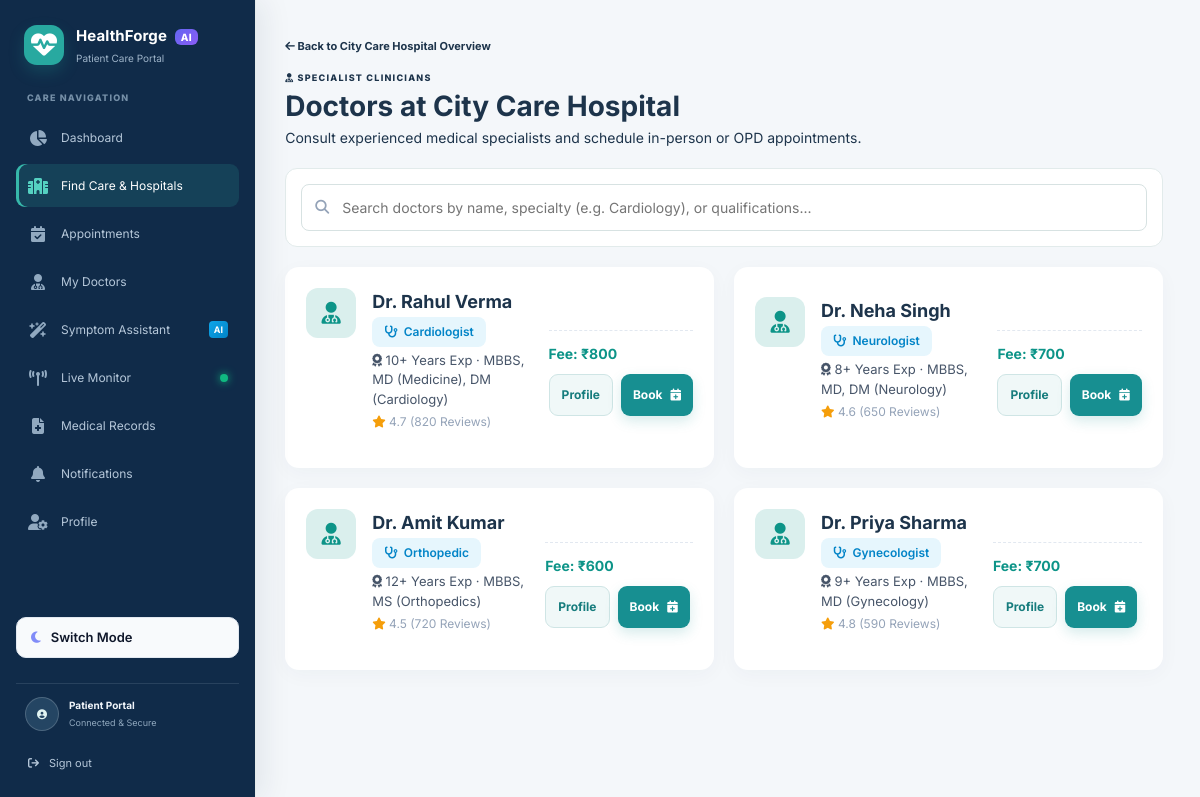
Page /hospital/1/doctors (signed in) on the committed database.
### app/models/hospital.py (models this page shows)
class Hospital(db.Model):
    __tablename__ = "hospitals"
    hospital_id = db.Column(db.Integer, primary_key=True)
    name = db.Column(db.String(150), nullable=False)
    location = db.Column(db.String(255), nullable=True, default="Unknown")
    description = db.Column(db.Text, nullable=True)
    rating = db.Column(db.Float, nullable=True, default=0.0)
    review_count = db.Column(db.Integer, nullable=False, default=0)
    image = db.Column(db.String(255), nullable=True)
    created_at = db.Column(
        db.DateTime,
        nullable=False,
        default=db.func.current_timestamp(),
    )
    doctors = db.relationship(
        "Doctor",
        back_populates="hospital",
    )
    appointments = db.relationship(
        "Appointment",
        back_populates="hospital",
    )
    queue_events = db.relationship(
        "QueueEvent",
        back_populates="hospital",
    )
    ml_predictions = db.relationship(
        "MLPrediction",
        back_populates="hospital",
    )
    beds = db.relationship(
        "Bed",
        back_populates="hospital",
        cascade="all, delete-orphan",
    )

### app/models/doctor.py (models this page shows)
class Doctor(db.Model):
    __tablename__ = "doctors"
    doctor_id = db.Column(db.Integer, primary_key=True)
    hospital_id = db.Column(
        db.Integer,
        db.ForeignKey("hospitals.hospital_id"),
        nullable=False,
        index=True,
    )
    name = db.Column(db.String(100), nullable=False)
    specialization = db.Column(db.String(100), nullable=True, default="General")
    status = db.Column(
        db.String(20),
        nullable=False,
        default="AVAILABLE",
        info={"validators": ["AVAILABLE", "BUSY", "OFFLINE", "ON_LEAVE"]},
    )
    experience = db.Column(db.Integer, nullable=True, default=0)
    qualification = db.Column(db.String(200), nullable=True)
    consultation_fee = db.Column(db.Integer, nullable=True)
    available_days = db.Column(db.String(100), nullable=True)
    timings = db.Column(db.String(100), nullable=True)
    rating = db.Column(db.Float, nullable=True, default=0.0)
    review_count = db.Column(db.Integer, nullable=False, default=0)
    __table_args__ = (
        db.CheckConstraint(
            "status IN ('AVAILABLE', 'BUSY', 'OFFLINE', 'ON_LEAVE')",
            name="doctor_status_valid",
        ),
    )
    hospital = db.relationship(
        "Hospital",
        back_populates="doctors",
    )
    appointments = db.relationship(
        "Appointment",
        back_populates="doctor",
    )
    availability = db.relationship(
        "DoctorAvailability",
        back_populates="doctor",
        cascade="all, delete-orphan",
    )
    queue_events = db.relationship(
        "QueueEvent",
        back_populates="doctor",
    )
    queue_entries = db.relationship(
        "QueueEntry",
        back_populates="doctor",
        cascade="all, delete-orphan",
    )
    medical_records = db.relationship(
        "MedicalRecord",
        back_populates="doctor",
    )
    ml_predictions = db.relationship(
        "MLPrediction",
        back_populates="doctor",
    )

### app/routes/hospitals.py (the view)
@hospitals_bp.route(
    "/hospital/<int:hospital_id>/doctors"
)
def doctor_list(hospital_id):
    if not patient_required():
        return redirect(
            url_for("auth.login")
        )
    hospital = db.session.get(
        Hospital,
        hospital_id
    )
    if hospital is None:
        return "Hospital not found", 404
    doctors = Doctor.query.filter_by(
        hospital_id=hospital_id
    ).all()
    return render_template(
        "doctors.html",
        hospital=hospital,
        doctors=doctors,
    )

### app/routes/hospitals.py (called while the page is built)
def patient_required():
    return "patient_id" in session or session.get("role") in {"doctor", "receptionist"}

### templates/doctors.html (shortened to what this page needs)
{% extends "base.html" %}
{% block content %}
<a href="{{ url_for('hospitals.hospital_details', hospital_id=hospital.hospital_id) }}" class="patient-text-link">
    <i class="fa-solid fa-arrow-left"></i> Back to {{ hospital.name }} Overview
</a>
<div class="doctors-page" style="margin-top: 16px;">
    <div class="patient-panel-heading">
        <div>
            <p class="patient-eyebrow"><i class="fa-solid fa-user-doctor"></i> SPECIALIST CLINICIANS</p>
            <h1>Doctors at {{ hospital.name }}</h1>
            <p>Consult experienced medical specialists and schedule in-person or OPD appointments.</p>
        </div>
    </div>
    <div class="doctor-search" style="margin: 20px 0;">
        <div class="input-icon-wrapper">
            <i class="fa-solid fa-magnifying-glass field-icon"></i>
            <input type="text" placeholder="Search doctors by name, specialty (e.g. Cardiology), or qualifications...">
        </div>
    </div>
    <div class="doctor-list" style="display: grid; grid-template-columns: repeat(auto-fit, minmax(300px, 1fr)); gap: 20px;">
        {% for doctor in doctors %}
            <div class="patient-panel doctor-card">
                <div style="display: flex; gap: 16px; align-items: flex-start; margin-bottom: 16px;">
                    <div style="width: 50px; height: 50px; border-radius: 12px; background: rgba(13, 148, 136, 0.15); color: var(--accent-teal); display: flex; align-items: center; justify-content: center; font-size: 22px; flex-shrink: 0;">
                        <i class="fa-solid fa-user-doctor"></i>
                    </div>
                    <div>
                        <h2 style="font-size: 18px; font-weight: 700; margin-bottom: 2px;">{{ doctor.name }}</h2>
                        <span class="dept-badge" style="margin-bottom: 4px;"><i class="fa-solid fa-stethoscope"></i> {{ doctor.specialization }}</span>
                        <p style="font-size: 13px; color: var(--text-secondary);"><i class="fa-solid fa-award"></i> {{ doctor.experience }}+ Years Exp · {{ doctor.qualification }}</p>
                        <p style="font-size: 12px; color: var(--text-muted); margin-top: 4px;"><i class="fa-solid fa-star" style="color: #f59e0b;"></i> {{ doctor.rating }} ({{ doctor.review_count }} Reviews)</p>
                    </div>
                </div>
                <div style="border-top: 1px dashed var(--border-color); padding-top: 12px; margin-top: 12px; display: flex; justify-content: space-between; align-items: center; flex-wrap: wrap; gap: 10px;">
                    <span style="font-weight: 700; font-size: 14px; color: var(--accent-teal);">Fee: ₹{{ doctor.consultation_fee }}</span>
                    <div style="display: flex; gap: 8px;">
                        <a href="{{ url_for('hospitals.doctor_profile', doctor_id=doctor.doctor_id) }}" class="patient-secondary-button" style="padding: 6px 12px; font-size: 12px;">
                            Profile
                        </a>
                        <a href="{{ url_for('appointments.book_appointment', doctor_id=doctor.doctor_id) }}" class="patient-primary-button" style="padding: 6px 12px; font-size: 12px;">
                            Book <i class="fa-solid fa-calendar-plus"></i>
                        </a>
                    </div>
                </div>
            </div>
        {% else %}
            <div class="patient-panel empty-doctors">
                <h2>No doctors listed</h2>
                <p>There are currently no doctors registered under this hospital branch.</p>
            </div>
        {% endfor %}
    </div>
</div>
{% endblock %}

### rows in the picture
Hospital: name "City Care Hospital"
Doctor: name "Dr. Rahul Verma", specialization "Cardiologist", experience "10", qualification "MBBS, MD (Medicine), DM (Cardiology)", rating "4.7", review_count "820", consultation_fee "800"
Doctor: name "Dr. Neha Singh", specialization "Neurologist", experience "8", qualification "MBBS, MD, DM (Neurology)", rating "4.6", review_count "650", consultation_fee "700"
Doctor: name "Dr. Amit Kumar", specialization "Orthopedic", experience "12", qualification "MBBS, MS (Orthopedics)", rating "4.5", review_count "720", consultation_fee "600"
Doctor: name "Dr. Priya Sharma", specialization "Gynecologist", experience "9", qualification "MBBS, MD (Gynecology)", rating "4.8", review_count "590", consultation_fee "700"
